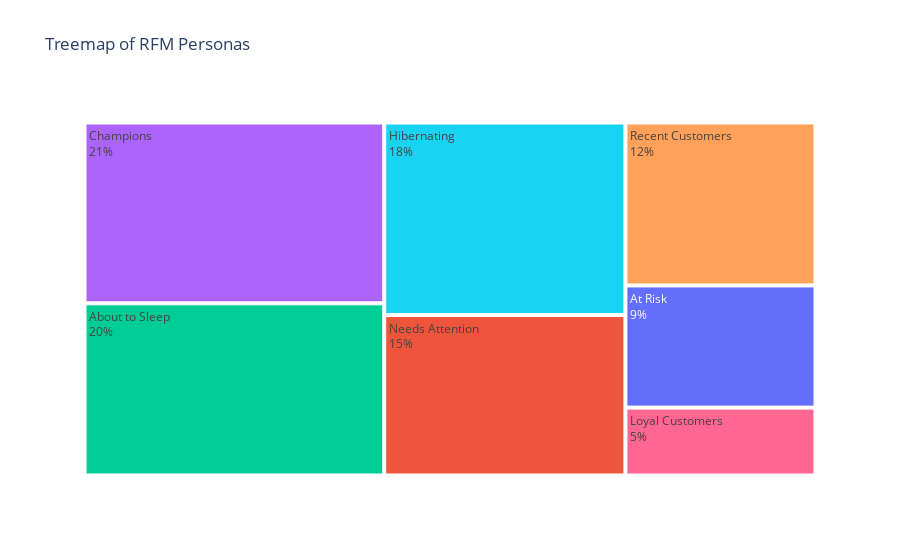

Notebook cell for this chart:
### Markdown cell above
## Create Vizualisation in order to understand our customer base

### Code cell
persona_counts = rfm_df['RFM_Personas'].value_counts().reset_index()
persona_counts.columns = ['RFM_Personas', 'Count']

total_customers = persona_counts['Count'].sum()

# Calculate the percentage of each persona
persona_counts['Percentage'] = (persona_counts['Count'] / total_customers) * 100

# Create a treemap using the percentages
fig = px.treemap(persona_counts, path=['RFM_Personas'], values='Percentage',
                 title='Treemap of RFM Personas',
                 color='RFM_Personas',
                 )

fig.update_traces(textinfo="label+percent parent")  # This will show percentages on the treemap boxes
fig.show()

### Figure 1 — Plotly figure (JSON) as saved in the notebook; plotly's stock layout.template omitted (floating-point values rounded to 4 significant figures)
{"data": [{"branchvalues": "total", "customdata": [["At Risk"], ["Needs Attention"], ["About to Sleep"], ["Champions"], ["Recent Customers"], ["Hibernating"], ["Loyal Customers"]], "domain": {"x": [0, 1], "y": [0, 1]}, "hovertemplate": "labels=%{label}<br>Percentage=%{value}<br>parent=%{parent}<br>id=%{id}<br>RFM_Personas=%{customdata[0]}<extra></extra>", "ids": ["At Risk", "Needs Attention", "About to Sleep", "Champions", "Recent Customers", "Hibernating", "Loyal Customers"], "labels": ["At Risk", "Needs Attention", "About to Sleep", "Champions", "Recent Customers", "Hibernating", "Loyal Customers"], "marker": {"colors": ["#636efa", "#EF553B", "#00cc96", "#ab63fa", "#FFA15A", "#19d3f3", "#FF6692"]}, "name": "", "parents": ["", "", "", "", "", "", ""], "textinfo": "label+percent parent", "type": "treemap", "values": [9, 15, 20, 21, 12, 18, 5]}], "layout": {"legend": {"tracegroupgap": 0}, "title": {"text": "Treemap of RFM Personas"}}}
